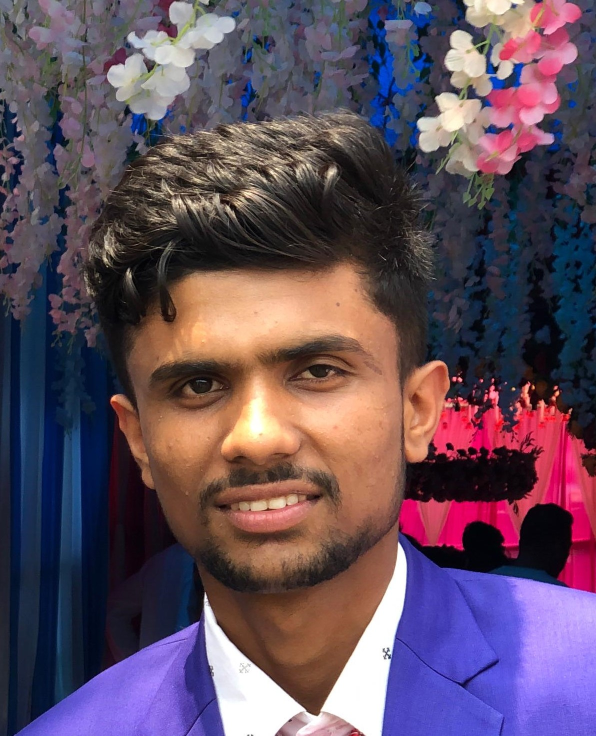
#> input picture imges/123.jpeg, 1192 x 1471 px, given in place of the camera (shown at 1/2 size)
$ python facess.py
#> lines starting #> are read from the running program, lines starting #| are printed output that depends on the picture; after the words box and inside, x2 and y2 are one past the last pixel; in counts of white or black regions, pixels touching at a corner belong together
import cv2
import numpy as np
import pickle
import os

# Initialize video capture
video = cv2.VideoCapture(0)

# Check if the webcam is opened correctly
if not video.isOpened():
    print("Error: Could not open webcam.")
    exit()

# Load the Haar Cascade Classifier
detector = cv2.CascadeClassifier(cv2.data.haarcascades + "haarcascade_frontalface_default.xml")
faces_data = []
name = input('Enter your name: ')
#> the answer given: imges/123.jpeg

while True:
    # Capture frame-by-frame
    check, frame = video.read()
#> frame is the input picture: shape (1471, 1192, 3); mean B, G, R 93.8, 77.5, 97.8

    if not check:
        print("Error: Could not read frame.")
        break

    # Convert frame to grayscale
    gray = cv2.cvtColor(frame, cv2.COLOR_BGR2GRAY)
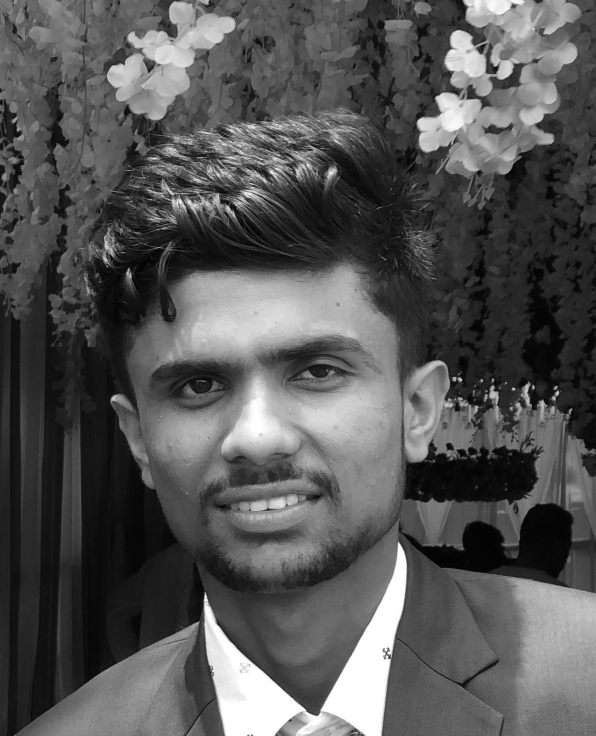
#> gray: shape (1471, 1192) (shown at 1/2 size); min 0, max 255, mean 85.4

    # Detect faces in the frame
    faces = detector.detectMultiScale(gray, 1.3, 5)
#> faces = [[195, 520, 634, 634]]
    i = 0
    # Draw rectangle around each face
    for (x, y, w, h) in faces:
        reimg = cv2.resize(frame[y:y+h, x:x+w, :], (50, 50))
        if len(faces_data) < 100 and i % 10 == 0:
            faces_data.append(reimg)
        i += 1
        cv2.putText(frame, str(len(faces_data)), (50,50), cv2.FONT_HERSHEY_COMPLEX, 1, (50,50,255),2)
        cv2.rectangle(frame, (x, y), (x + w, y + h), (0, 255, 0), 3)
#> this loop made 1 pass
#> (x, y, w, h, i) on pass 1: (195, 520, 634, 634, 1)
#> pass 1, `reimg = cv2.resize(frame[y:y+h, x:x+w, :], (50, 50))`:
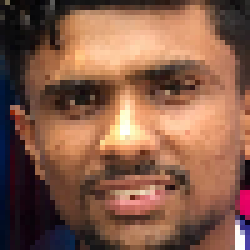
#> reimg: shape (50, 50, 3) (shown 5 times larger); mean B, G, R 73.3, 92.6, 134.1
#> after the loop:
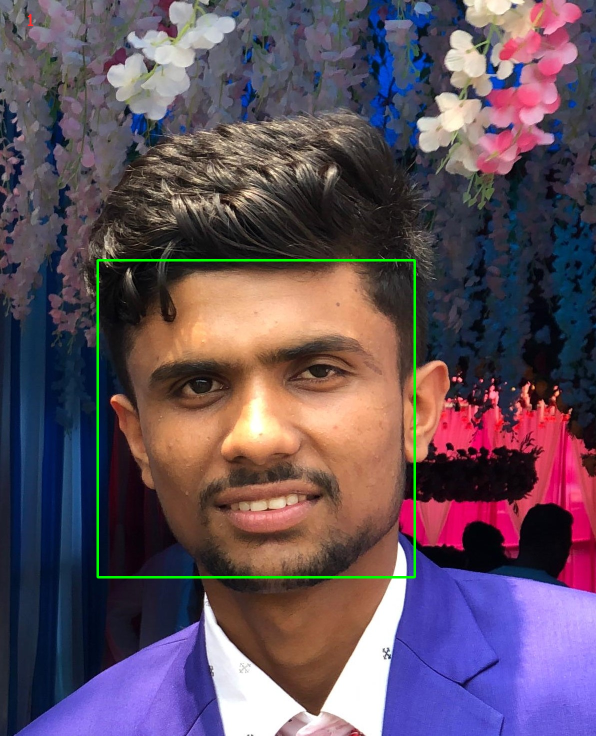
#> frame: shape (1471, 1192, 3) (shown at 1/2 size); 0.73% of pixels changed, all inside (x1, y1, x2, y2) = (55, 28, 832, 1157)
#> after the loop, faces_data = 1 item; i = 1

    # Display the frame with rectangles
    cv2.imshow("Face Detection", frame)
    key=cv2.waitKey(1)
#> (key q is pressed here)
    # Break the loop if 'q' key is pressed or 60 faces have been collected
    if key == ord('q') or len(faces_data) == 100:
        break

# Release the video capture object and close all OpenCV windows
video.release()
cv2.destroyAllWindows()

# Convert faces_data to numpy array
faces_data = np.array(faces_data)
faces_data = faces_data.reshape(100, -1)
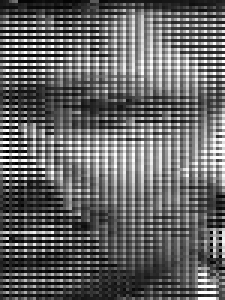
#> faces_data: shape (100, 75) (shown 3 times larger); min 0, max 255, mean 100

# Path to save data
data_path = 'C:/Users/Dell/OneDrive/Desktop/python'
names_file = os.path.join(data_path, 'names.pkl')
faces_file = os.path.join(data_path, 'faces_data.pkl')

# Save names data
if not os.path.exists(names_file):
    names = [name] * 100
    with open(names_file, 'wb') as f:
        pickle.dump(names, f)
else:
    with open(names_file, 'rb') as f:
#> (reads names.pkl from the repository)
        names = pickle.load(f)
    names.extend([name] *100)
    with open(names_file, 'wb') as f:
        pickle.dump(names, f)

# Save faces data
if not os.path.exists(faces_file):
    with open(faces_file, 'wb') as f:
        pickle.dump(faces_data, f)
else:
    with open(faces_file, 'rb') as f:
#> (reads faces_data.pkl from the repository)
        faces = pickle.load(f)
#> (the run stopped early here; a loop or call above may not have finished)
